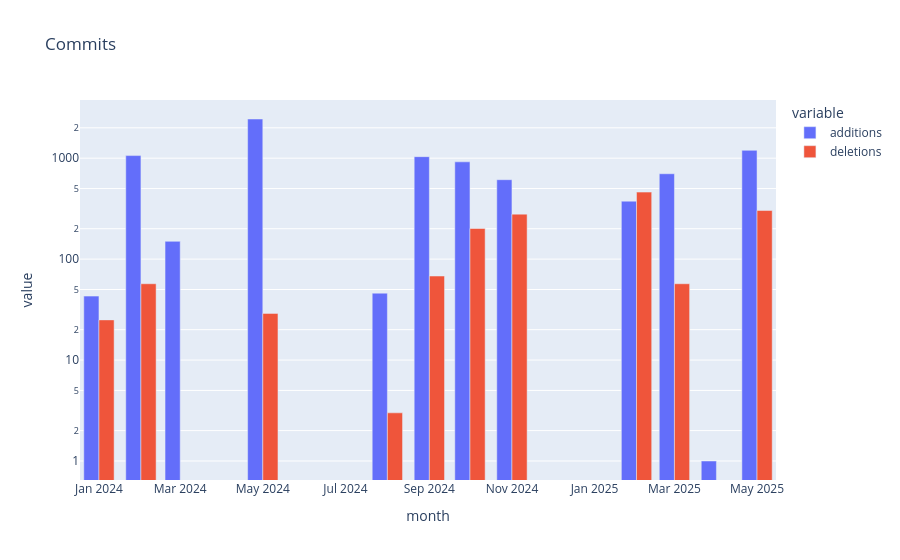

Source (notebook cell):
### Code cell
px.bar(user_code_commits(gitlab_user).toPandas(),x='month',y=['additions','deletions'],log_y=True,title='Commits',barmode='group')

### Figure 1 — Plotly figure (JSON) as saved in the notebook; plotly's stock layout.template omitted (floating-point values rounded to 4 significant figures)
{"data": [{"alignmentgroup": "True", "hovertemplate": "variable=additions<br>month=%{x}<br>value=%{y}<extra></extra>", "legendgroup": "additions", "marker": {"color": "#636efa", "pattern": {"shape": ""}}, "name": "additions", "offsetgroup": "additions", "orientation": "v", "showlegend": true, "textposition": "auto", "type": "bar", "x": ["2025-05-01T00:00:00.000000000", "2025-04-01T00:00:00.000000000", "2025-03-01T00:00:00.000000000", "2025-02-01T00:00:00.000000000", "2024-11-01T00:00:00.000000000", "2024-10-01T00:00:00.000000000", "2024-09-01T00:00:00.000000000", "2024-08-01T00:00:00.000000000", "2024-05-01T00:00:00.000000000", "2024-03-01T00:00:00.000000000", "2024-02-01T00:00:00.000000000", "2024-01-01T00:00:00.000000000"], "xaxis": "x", "y": [1196, 1, 701, 375, 612, 920, 1035, 46, 2444, 150, 1061, 43], "yaxis": "y"}, {"alignmentgroup": "True", "hovertemplate": "variable=deletions<br>month=%{x}<br>value=%{y}<extra></extra>", "legendgroup": "deletions", "marker": {"color": "#EF553B", "pattern": {"shape": ""}}, "name": "deletions", "offsetgroup": "deletions", "orientation": "v", "showlegend": true, "textposition": "auto", "type": "bar", "x": ["2025-05-01T00:00:00.000000000", "2025-04-01T00:00:00.000000000", "2025-03-01T00:00:00.000000000", "2025-02-01T00:00:00.000000000", "2024-11-01T00:00:00.000000000", "2024-10-01T00:00:00.000000000", "2024-09-01T00:00:00.000000000", "2024-08-01T00:00:00.000000000", "2024-05-01T00:00:00.000000000", "2024-03-01T00:00:00.000000000", "2024-02-01T00:00:00.000000000", "2024-01-01T00:00:00.000000000"], "xaxis": "x", "y": [303, 0, 57, 461, 279, 201, 68, 3, 29, 0, 57, 25], "yaxis": "y"}], "layout": {"barmode": "group", "legend": {"title": {"text": "variable"}, "tracegroupgap": 0}, "title": {"text": "Commits"}, "xaxis": {"anchor": "y", "domain": [0, 1], "title": {"text": "month"}}, "yaxis": {"anchor": "x", "domain": [0, 1], "title": {"text": "value"}, "type": "log"}}}
